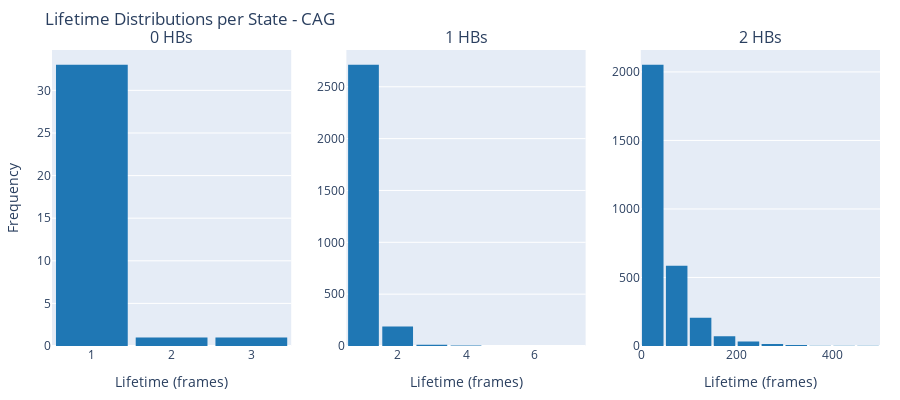

Here is the notebook cell this chart was saved with:
### Code cell
import plotly.graph_objects as go
from plotly.subplots import make_subplots

states = sorted(aggregated_hbs_lt_trimer2.keys())
n_states = len(states)

# Set up subplots: one row, multiple columns
fig = make_subplots(rows=1, cols=n_states, subplot_titles=[f"{s} HBs" for s in states])

# Add one histogram per state
for i, state in enumerate(states):
    lifetimes = aggregated_hbs_lt_trimer2[state]
    fig.add_trace(
        go.Histogram(
            x=lifetimes,
            nbinsx=min(20, max(lifetimes) - min(lifetimes) + 1),
            marker_color='#1f77b4',
            name=f"{state} HBs",
            showlegend=False
        ),
        row=1,
        col=i+1
    )

# Layout polish
fig.update_layout(
     title_text=f"Lifetime Distributions per State - {trimer2}",
    height=400,
    width=300 * n_states,
    bargap=0.1,
    margin=dict(t=50, r=20, l=20, b=40)
)

# Add axis labels uniformly
for i in range(n_states):
    fig.update_xaxes(title_text="Lifetime (frames)", row=1, col=i+1)
    fig.update_yaxes(title_text="Frequency", row=1, col=1)

fig.show()

### Figure 1 — Plotly figure (JSON) as saved in the notebook; plotly's stock layout.template omitted (floating-point values rounded to 4 significant figures; data arrays with more than 128 entries replaced by an {"elided": "..."} marker saying what was removed)
{"data": [{"marker": {"color": "#1f77b4"}, "name": "0 HBs", "nbinsx": 3, "showlegend": false, "type": "histogram", "x": [1, 1, 1, 1, 1, 1, 1, 1, 1, 1, 1, 2, 1, 1, 1, 1, 1, 1, 1, 1, 1, 1, 1, 3, 1, 1, 1, 1, 1, 1, 1, 1, 1, 1, 1], "xaxis": "x", "yaxis": "y"}, {"marker": {"color": "#1f77b4"}, "name": "1 HBs", "nbinsx": 7, "showlegend": false, "type": "histogram", "x": {"elided": "2920 int values"}, "xaxis": "x2", "yaxis": "y2"}, {"marker": {"color": "#1f77b4"}, "name": "2 HBs", "nbinsx": 20, "showlegend": false, "type": "histogram", "x": {"elided": "2975 int values"}, "xaxis": "x3", "yaxis": "y3"}], "layout": {"annotations": [{"font": {"size": 16}, "showarrow": false, "text": "0 HBs", "x": 0.1444, "xanchor": "center", "xref": "paper", "y": 1, "yanchor": "bottom", "yref": "paper"}, {"font": {"size": 16}, "showarrow": false, "text": "1 HBs", "x": 0.5, "xanchor": "center", "xref": "paper", "y": 1, "yanchor": "bottom", "yref": "paper"}, {"font": {"size": 16}, "showarrow": false, "text": "2 HBs", "x": 0.8556, "xanchor": "center", "xref": "paper", "y": 1, "yanchor": "bottom", "yref": "paper"}], "bargap": 0.1, "height": 400, "margin": {"b": 40, "l": 20, "r": 20, "t": 50}, "title": {"text": "Lifetime Distributions per State - CAG"}, "width": 900, "xaxis": {"anchor": "y", "domain": [0, 0.2889], "title": {"text": "Lifetime (frames)"}}, "xaxis2": {"anchor": "y2", "domain": [0.3556, 0.6444], "title": {"text": "Lifetime (frames)"}}, "xaxis3": {"anchor": "y3", "domain": [0.7111, 1], "title": {"text": "Lifetime (frames)"}}, "yaxis": {"anchor": "x", "domain": [0, 1], "title": {"text": "Frequency"}}, "yaxis2": {"anchor": "x2", "domain": [0, 1]}, "yaxis3": {"anchor": "x3", "domain": [0, 1]}}}
